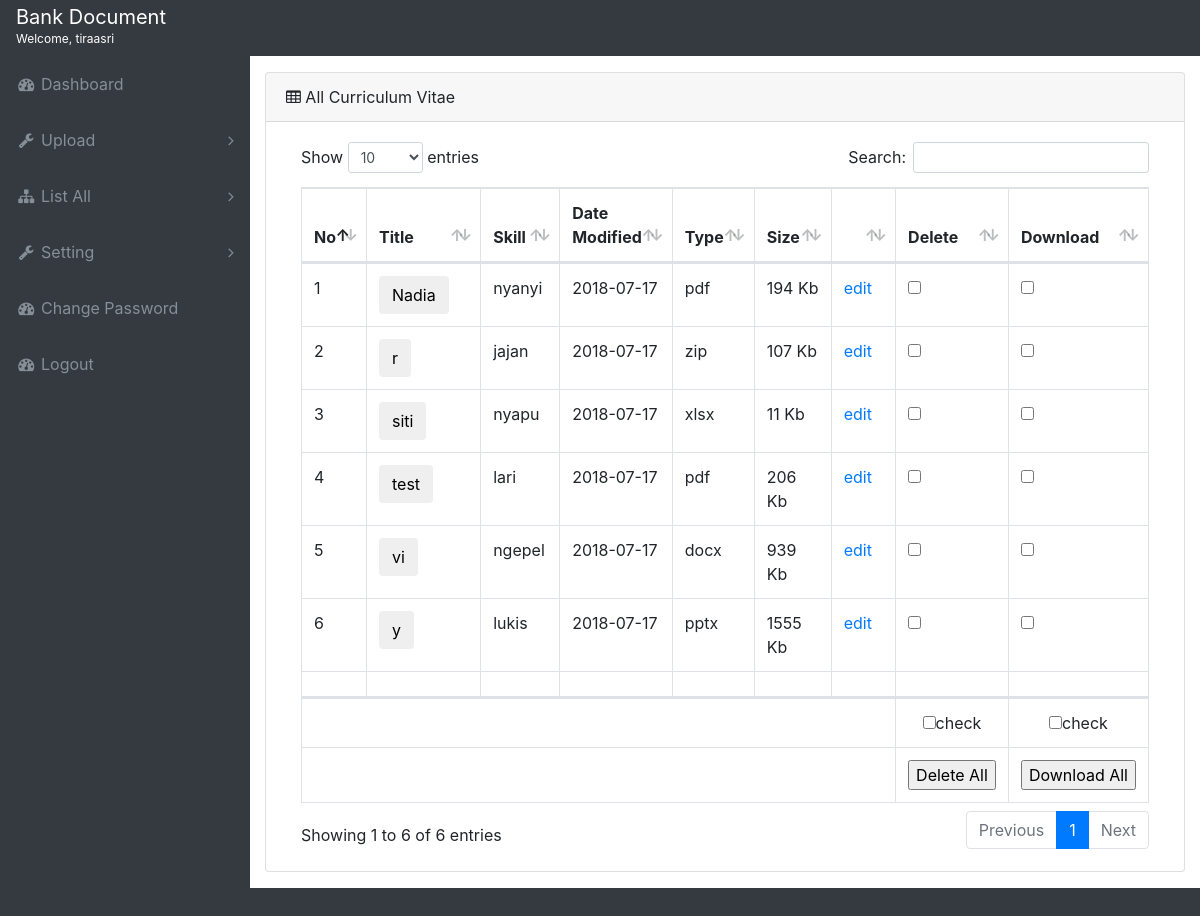
The app's page /all_cv.php (signed in) with its own data.
### tables this page shows
CREATE TABLE `cv` (
  `id` int(11) NOT NULL,
  `tgl` date NOT NULL,
  `nama` varchar(50) NOT NULL,
  `skill` varchar(30) NOT NULL,
  `file_ext` varchar(15) NOT NULL,
  `file_size` varchar(10) NOT NULL,
  `lokasi` varchar(20) NOT NULL,
  `count` int(10) NOT NULL
);

### template/query_get_cv.php (called while the page is built)
<?php
    include 'connect.php';
    $query=  mysqli_query($connect,"select * from cv order by nama ASC" );
    ?>

### all_cv.php (the view, shortened to what this page needs)
<?php
if(empty($_SESSION['login_user']) AND empty($_SESSION['password'])){
    header('location:index.php');
} else {
    ?>
<!DOCTYPE html>
<html lang="en">
<head>
  <link href="vendor/bootstrap/css/bootstrap.min.css" rel="stylesheet">
  <link href="vendor/font-awesome/css/font-awesome.min.css" rel="stylesheet" type="text/css">
  <link href="vendor/datatables/dataTables.bootstrap4.css" rel="stylesheet">
  <link href="css/sb-admin.css" rel="stylesheet">
</head>
<body class="fixed-nav sticky-footer bg-dark" id="page-top">
<?php
    include 'template/query_get_cv.php';
?>
     <?php
    include"template/sidebar.php" ?>
  <div class="content-wrapper">
    <div class="container-fluid">
      <div class="card mb-3">
        <div class="card-header">
          <i class="fa fa-table"></i> All Curriculum Vitae</div>
        <div class="card-body">
          <div class="table-responsive">
              <form  method="post" action="dell_all.php">
            <table class="table table-bordered" id="dataTable" width="100%" cellspacing="0">
              <thead>
                <tr>
                            <th width="5%" >No</th>
                            <th width="35%">Title</th>
                            <th width="12%">Skill</th>
                            <th width="10%">Date Modified</th>
                            <th width="5%">Type</th>
                            <th width="10%">Size</th>
                            <th width="20%"></th>
                            <th width="20%">Delete</th>
                            <th width="20%">Download</th>
                        </tr>
                    </thead>
                    <tbody>
                    <?php
                        $no=1;
                        while($result= $query->fetch_array()){
                            $size= round($result['file_size']/1000);
                            echo "
                                <tr>
                                    <td>".$no."</td>
                                    ";
                            ?>
                           <td>
                                                           <button type="button" class="btn " data-toggle="modal" data-target="#myModals<?php echo $result['id'];?>"> <?= $result['nama'] ?></button>
                             <div id="myModals<?php echo $result['id'];?>" class="modal fade" role="dialog">
                           <?php echo "
                                    <td>".$result['skill']."</td>
                                    <td>".$result['tgl']."</td>
                                    <td>".$result['file_ext']."</td>
                                    <td>".$size." Kb</td>
                                    <td>
                                        <a href='edit_doc.php?id=".$result['id']."'>edit</a>
                                ";?>
                                    </td>
              <td><input class="chk_boxes1" name="checkbox[]" type="checkbox" value="<?php echo $result['id']; ?>"></td>
              <td><input class="chk_download1" name="files[]" type="checkbox" value="<?php echo $result['lokasi']; ?>"></td>
              </tr>
                    <?php
                            $no++;
                        }
                    ?>
                    </tbody>
                   <thead>
                <tr>
                            <th width="5%" ></th>
                            <th width="35%"></th>
                            <th width="12%"></th>
                            <th width="10%"></th>
                            <th width="5%"></th>
                            <th width="10%"></th>
                            <th width="20%"></th>
                            <th width="20%"></th>
                            <th width="20%"></th>
                        </tr>
                    </thead>
                  <tbody>
                          <tr>
  <td colspan="7"></td>   <td  align="center" bgcolor="#FFFFFF"> <input type="checkbox" class="chk_boxes" label="check all"  />check
                </td>
                <td  align="center" bgcolor="#FFFFFF"> <input type="checkbox" class="chk_download" label="check all"  />check</td>
</tr>
              <tr>
<td colspan="7"></td>  <td  align="center" bgcolor="#FFFFFF"><input name="delete" type="submit" value="Delete All">
                </td>
                <td  align="center" bgcolor="#FFFFFF"><input name="download" type="submit" value="Download All"></td>
</tr>
        </tbody>
              </table>
              </form>
  </div>
</body>
</html>
    <?php } ?>

### template/sidebar.php (shortened to what this page needs)
<?php
    include "template/connect.php";
    $reads=  mysqli_query($connect,"select * from dept order by nama_dept ASC" );
if($_SESSION['role']=='uploader'){
?>
  <nav class="navbar navbar-expand-lg navbar-dark bg-dark fixed-top" id="mainNav">
    <a class="navbar-brand" style="line-height:8px;height:39px" href="dashboard.php">Bank Document<br/><br/><span style="font-size:12px;line-height:20px;">Welcome, <?= $_SESSION['login_user'] ?></span><br/></a>
    <button class="navbar-toggler navbar-toggler-right" type="button" data-toggle="collapse" data-target="#navbarResponsive" aria-controls="navbarResponsive" aria-expanded="false" aria-label="Toggle navigation">
      <span class="navbar-toggler-icon"></span>
    </button>
    <div class="collapse navbar-collapse" id="navbarResponsive">
      <ul class="navbar-nav navbar-sidenav" id="exampleAccordion">
        <li class="nav-item" data-toggle="tooltip" data-placement="right" title="Dashboard">
          <a class="nav-link" href="dashboard.php">
            <i class="fa fa-fw fa-dashboard"></i>
            <span class="nav-link-text">Dashboard</span>
          </a>
        </li>
        <li class="nav-item" data-toggle="tooltip" data-placement="right" title="Upload">
          <a class="nav-link nav-link-collapse collapsed" data-toggle="collapse" href="#collapseComponents" data-parent="#exampleAccordion">
            <i class="fa fa-fw fa-wrench"></i>
            <span class="nav-link-text">Upload</span>
          </a>
          <ul class="sidenav-second-level collapse" id="collapseComponents">
            <li>
              <a href="cv.php">Curriculum Vitae</a>
            </li>
            <li>
              <a href="add_doc.php">Document</a>
            </li>
          </ul>
        </li>
           <li class="nav-item" data-toggle="tooltip" data-placement="right" title="List All">
          <a class="nav-link nav-link-collapse collapsed" data-toggle="collapse" href="#collapseMulti" data-parent="#exampleAccordion">
            <i class="fa fa-fw fa-sitemap"></i>
            <span class="nav-link-text">List All</span>
          </a>
          <ul class="sidenav-second-level collapse" id="collapseMulti">
            <li>
              <a href="all_cv.php">Curriculum Vitae</a>
            </li>
            <li>
              <a class="nav-link-collapse collapsed" data-toggle="collapse" href="#collapseMulti2">Department </a>
              <ul class="sidenav-third-level collapse" id="collapseMulti2">
                <?php
    while($result= $reads ->fetch_array()){
        ?>
                  <li>
                  <a href="department.php?name=<?= $result['nama_dept']; ?>"><?= $result['nama_dept'] ?></a>
                </li>
                  <?php
    }
    ?>
              </ul>
            </li>
          </ul>
        </li>
         <li class="nav-item" data-toggle="tooltip" data-placement="right" title="Dashboard">
          <a class="nav-link" href="change.php">
            <i class="fa fa-fw fa-dashboard"></i>
            <span class="nav-link-text">Change Password</span>
          </a>
        </li>
        <li class="nav-item" data-toggle="tooltip" data-placement="right" title="Logout">
          <a class="nav-link" href="logout.php">
            <i class="fa fa-fw fa-dashboard"></i>
            <span class="nav-link-text">Logout</span>
          </a>
        </li>
      </ul>
  </nav>
  <?php
} elseif (($_SESSION['role']=='administrator')) {
?>
  <nav class="navbar navbar-expand-lg navbar-dark bg-dark fixed-top" id="mainNav">
    <a class="navbar-brand" style="line-height:8px;height:39px" href="dashboard.php">Bank Document<br/><br/><span style="font-size:12px;line-height:20px;">Welcome, <?= $_SESSION['login_user'] ?></span><br/></a>
    <div class="collapse navbar-collapse" id="navbarResponsive">
      <ul class="navbar-nav navbar-sidenav" id="exampleAccordion">
        <li class="nav-item" data-toggle="tooltip" data-placement="right" title="Dashboard">
          <a class="nav-link" href="dashboard.php">
            <i class="fa fa-fw fa-dashboard"></i>
            <span class="nav-link-text">Dashboard</span>
          </a>
        </li>
          <li class="nav-item" data-toggle="tooltip" data-placement="right" title="Upload">
          <a class="nav-link nav-link-collapse collapsed" data-toggle="collapse" href="#collapseComponentsz" data-parent="#exampleAccordion">
            <i class="fa fa-fw fa-wrench"></i>
            <span class="nav-link-text">Upload</span>
          </a>
        </li>
           <li class="nav-item" data-toggle="tooltip" data-placement="right" title="List All">
          <a class="nav-link nav-link-collapse collapsed" data-toggle="collapse" href="#collapseMulti" data-parent="#exampleAccordion">
            <i class="fa fa-fw fa-sitemap"></i>
            <span class="nav-link-text">List All</span>
          </a>
        </li>
           <li class="nav-item" data-toggle="tooltip" data-placement="right" title="Setting">
          <a class="nav-link nav-link-collapse collapsed" data-toggle="collapse" href="#collapseComponents" data-parent="#exampleAccordion">
            <i class="fa fa-fw fa-wrench"></i>
            <span class="nav-link-text">Setting</span>
          </a>
        </li>
  <li class="nav-item" data-toggle="tooltip" data-placement="right" title="Dashboard">
          <a class="nav-link" href="change.php">
            <i class="fa fa-fw fa-dashboard"></i>
            <span class="nav-link-text">Change Password</span>
          </a>
        </li>
        <li class="nav-item" data-toggle="tooltip" data-placement="right" title="Logout">
          <a class="nav-link" href="logout.php">
            <i class="fa fa-fw fa-dashboard"></i>
            <span class="nav-link-text">Logout</span>
          </a>
        </li>
  </nav>
  <?php
}
?>

### css/sb-admin.css (style rules this page uses)
html { position: relative; min-height: 100%; }
body { overflow-x: hidden; }
body.sticky-footer { margin-bottom: 56px; }
body.sticky-footer .content-wrapper { min-height: calc(100vh - 56px - 56px); }
body.fixed-nav { padding-top: 56px; }
.content-wrapper { min-height: calc(100vh - 56px); padding-top: 1rem; }
#mainNav .navbar-collapse { overflow: auto; max-height: 75vh; }
#mainNav .navbar-collapse .navbar-nav .nav-item .nav-link { cursor: pointer; }
#mainNav .navbar-collapse .navbar-sidenav .nav-link-collapse:after { float: right; content: '\f107'; font-family: 'FontAwesome'; }
#mainNav .navbar-collapse .navbar-sidenav .nav-link-collapse.collapsed:after { content: '\f105'; }
@media (min-width: 992px) { #mainNav .navbar-brand { width: 250px; } }
@media (min-width: 992px) { #mainNav .navbar-collapse { overflow: visible; max-height: none; } }
@media (min-width: 992px) { #mainNav .navbar-collapse .navbar-sidenav { position: absolute; top: 0; left: 0; -webkit-flex-direction: column; -ms-flex-direction: column; flex-direction: column; margin-top: 56px; } }
@media (min-width: 992px) { #mainNav .navbar-collapse .navbar-sidenav > .nav-item { width: 250px; padding: 0; } }
@media (min-width: 992px) { #mainNav .navbar-collapse .navbar-sidenav > .nav-item > .nav-link { padding: 1em; } }
@media (min-width: 992px) { #mainNav.fixed-top .navbar-sidenav { height: calc(100vh - 112px); } }
.content-wrapper { overflow-x: hidden; background: white; }
@media (min-width: 992px) { .content-wrapper { margin-left: 250px; } }
#mainNav.navbar-dark .navbar-collapse .navbar-sidenav .nav-link-collapse:after { color: #868e96; }
#mainNav.navbar-dark .navbar-collapse .navbar-sidenav > .nav-item > .nav-link { color: #868e96; }
@media (min-width: 992px) { #mainNav.navbar-dark .navbar-collapse .navbar-sidenav { background: #343a40; } }

### records on screen
cv: nama "Nadia", skill "nyanyi", tgl "2018-07-17", file_ext "pdf", file_size "194"
cv: nama "r", skill "jajan", tgl "2018-07-17", file_ext "zip", file_size "107"
cv: nama "siti", skill "nyapu", tgl "2018-07-17", file_ext "xlsx", file_size "11"
cv: nama "test", skill "lari", tgl "2018-07-17", file_ext "pdf", file_size "206"
cv: nama "vi", skill "ngepel", tgl "2018-07-17", file_ext "docx", file_size "939"
cv: nama "y", skill "lukis", tgl "2018-07-17", file_ext "pptx", file_size "1555"

### other values on screen
$_SESSION['login_user'] "tiraasri"
